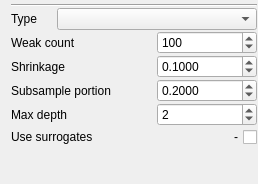
            <widget class="QWidget" name="page_GBT">
             <property name="geometry">
              <rect>
               <x>0</x>
               <y>0</y>
               <width>258</width>
               <height>184</height>
              </rect>
             </property>
             <attribute name="label">
              <string>GBT (Gradient boosted trees)</string>
             </attribute>
             <layout class="QVBoxLayout" name="verticalLayout_10">
              <property name="spacing">
               <number>1</number>
              </property>
              <property name="topMargin">
               <number>4</number>
              </property>
              <property name="rightMargin">
               <number>1</number>
              </property>
              <property name="bottomMargin">
               <number>1</number>
              </property>
              <item>
               <widget class="Line" name="line_9">
                <property name="orientation">
                 <enum>Qt::Horizontal</enum>
                </property>
               </widget>
              </item>
              <item>
               <layout class="QHBoxLayout" name="horizontalLayout_27">
                <item>
                 <widget class="QLabel" name="label_27">
                  <property name="text">
                   <string>Type</string>
                  </property>
                 </widget>
                </item>
                <item>
                 <spacer name="horizontalSpacer_21">
                  <property name="orientation">
                   <enum>Qt::Horizontal</enum>
                  </property>
                  <property name="sizeHint" stdset="0">
                   <size>
                    <width>40</width>
                    <height>20</height>
                   </size>
                  </property>
                 </spacer>
                </item>
                <item>
                 <widget class="QComboBox" name="comboBox_GBT_Type">
                  <property name="minimumSize">
                   <size>
                    <width>200</width>
                    <height>0</height>
                   </size>
                  </property>
                 </widget>
                </item>
               </layout>
              </item>
              <item>
               <layout class="QHBoxLayout" name="horizontalLayout_28">
                <item>
                 <widget class="QLabel" name="label_28">
                  <property name="text">
                   <string>Weak count</string>
                  </property>
                 </widget>
                </item>
                <item>
                 <spacer name="horizontalSpacer_22">
                  <property name="orientation">
                   <enum>Qt::Horizontal</enum>
                  </property>
                  <property name="sizeHint" stdset="0">
                   <size>
                    <width>40</width>
                    <height>20</height>
                   </size>
                  </property>
                 </spacer>
                </item>
                <item>
                 <widget class="QSpinBox" name="spinBox_GBT_WeakCount">
                  <property name="minimumSize">
                   <size>
                    <width>100</width>
                    <height>0</height>
                   </size>
                  </property>
                  <property name="minimum">
                   <number>1</number>
                  </property>
                  <property name="maximum">
                   <number>999</number>
                  </property>
                  <property name="value">
                   <number>100</number>
                  </property>
                 </widget>
                </item>
               </layout>
              </item>
              <item>
               <layout class="QHBoxLayout" name="horizontalLayout_29">
                <item>
                 <widget class="QLabel" name="label_29">
                  <property name="text">
                   <string>Shrinkage</string>
                  </property>
                 </widget>
                </item>
                <item>
                 <spacer name="horizontalSpacer_23">
                  <property name="orientation">
                   <enum>Qt::Horizontal</enum>
                  </property>
                  <property name="sizeHint" stdset="0">
                   <size>
                    <width>40</width>
                    <height>20</height>
                   </size>
                  </property>
                 </spacer>
                </item>
                <item>
                 <widget class="QDoubleSpinBox" name="doubleSpinBox_GBT_Shrinkage">
                  <property name="minimumSize">
                   <size>
                    <width>100</width>
                    <height>0</height>
                   </size>
                  </property>
                  <property name="decimals">
                   <number>4</number>
                  </property>
                  <property name="minimum">
                   <double>0.000100000000000</double>
                  </property>
                  <property name="maximum">
                   <double>1.000000000000000</double>
                  </property>
                  <property name="singleStep">
                   <double>0.010000000000000</double>
                  </property>
                  <property name="value">
                   <double>0.100000000000000</double>
                  </property>
                 </widget>
                </item>
               </layout>
              </item>
              <item>
               <layout class="QHBoxLayout" name="horizontalLayout_30">
                <item>
                 <widget class="QLabel" name="label_30">
                  <property name="text">
                   <string>Subsample portion</string>
                  </property>
                 </widget>
                </item>
                <item>
                 <spacer name="horizontalSpacer_24">
                  <property name="orientation">
                   <enum>Qt::Horizontal</enum>
                  </property>
                  <property name="sizeHint" stdset="0">
                   <size>
                    <width>40</width>
                    <height>20</height>
                   </size>
                  </property>
                 </spacer>
                </item>
                <item>
                 <widget class="QDoubleSpinBox" name="doubleSpinBox_GBT_SubsamplePortion">
                  <property name="minimumSize">
                   <size>
                    <width>100</width>
                    <height>0</height>
                   </size>
                  </property>
                  <property name="decimals">
                   <number>4</number>
                  </property>
                  <property name="maximum">
                   <double>1.000000000000000</double>
                  </property>
                  <property name="singleStep">
                   <double>0.001000000000000</double>
                  </property>
                  <property name="value">
                   <double>0.200000000000000</double>
                  </property>
                 </widget>
                </item>
               </layout>
              </item>
              <item>
               <layout class="QHBoxLayout" name="horizontalLayout_31">
                <item>
                 <widget class="QLabel" name="label_31">
                  <property name="text">
                   <string>Max depth</string>
                  </property>
                 </widget>
                </item>
                <item>
                 <spacer name="horizontalSpacer_25">
                  <property name="orientation">
                   <enum>Qt::Horizontal</enum>
                  </property>
                  <property name="sizeHint" stdset="0">
                   <size>
                    <width>40</width>
                    <height>20</height>
                   </size>
                  </property>
                 </spacer>
                </item>
                <item>
                 <widget class="QSpinBox" name="spinBox_GBT_MaxDepth">
                  <property name="minimumSize">
                   <size>
                    <width>100</width>
                    <height>0</height>
                   </size>
                  </property>
                  <property name="minimum">
                   <number>1</number>
                  </property>
                  <property name="value">
                   <number>2</number>
                  </property>
                 </widget>
                </item>
               </layout>
              </item>
              <item>
               <layout class="QHBoxLayout" name="horizontalLayout_32">
                <item>
                 <widget class="QLabel" name="label_32">
                  <property name="text">
                   <string>Use surrogates</string>
                  </property>
                 </widget>
                </item>
                <item>
                 <spacer name="horizontalSpacer_26">
                  <property name="orientation">
                   <enum>Qt::Horizontal</enum>
                  </property>
                  <property name="sizeHint" stdset="0">
                   <size>
                    <width>40</width>
                    <height>20</height>
                   </size>
                  </property>
                 </spacer>
                </item>
                <item>
                 <widget class="QCheckBox" name="checkBox_GBT_UseSurrogates">
                  <property name="layoutDirection">
                   <enum>Qt::RightToLeft</enum>
                  </property>
                  <property name="text">
                   <string>-</string>
                  </property>
                 </widget>
                </item>
               </layout>
              </item>
              <item>
               <spacer name="verticalSpacer_7">
                <property name="orientation">
                 <enum>Qt::Vertical</enum>
                </property>
                <property name="sizeHint" stdset="0">
                 <size>
                  <width>20</width>
                  <height>111</height>
                 </size>
                </property>
               </spacer>
              </item>
             </layout>
            </widget>
